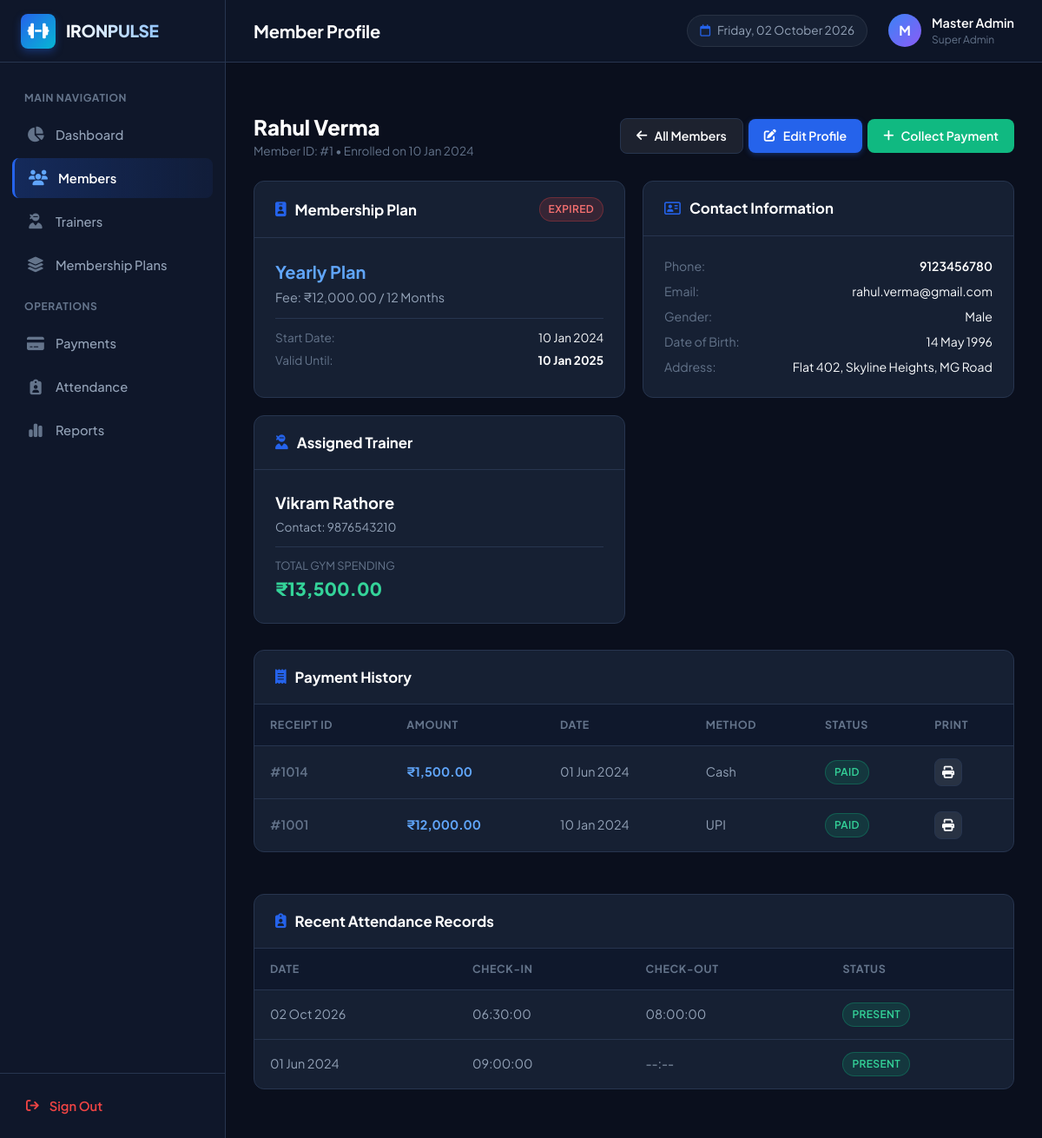
Page /members/1 (signed in) on the committed database.
### tables this page shows
CREATE TABLE members (
        id INTEGER PRIMARY KEY AUTOINCREMENT,
        full_name TEXT NOT NULL,
        email TEXT UNIQUE NOT NULL,
        phone TEXT NOT NULL,
        gender TEXT NOT NULL,
        dob TEXT,
        address TEXT,
        joining_date TEXT NOT NULL,
        trainer_id INTEGER,
        plan_id INTEGER,
        membership_start TEXT NOT NULL,
        membership_end TEXT NOT NULL,
        status TEXT DEFAULT 'Active',
        created_at TIMESTAMP DEFAULT CURRENT_TIMESTAMP,
        FOREIGN KEY (trainer_id) REFERENCES trainers(id) ON DELETE SET NULL,
        FOREIGN KEY (plan_id) REFERENCES membership_plans(id) ON DELETE SET NULL
    );

CREATE TABLE membership_plans (
        id INTEGER PRIMARY KEY AUTOINCREMENT,
        plan_name TEXT UNIQUE NOT NULL,
        duration_months INTEGER NOT NULL,
        price REAL NOT NULL,
        description TEXT,
        status TEXT DEFAULT 'Active',
        created_at TIMESTAMP DEFAULT CURRENT_TIMESTAMP
    );

CREATE TABLE trainers (
        id INTEGER PRIMARY KEY AUTOINCREMENT,
        name TEXT NOT NULL,
        email TEXT UNIQUE NOT NULL,
        phone TEXT NOT NULL,
        gender TEXT NOT NULL,
        specialization TEXT NOT NULL,
        experience INTEGER NOT NULL DEFAULT 1,
        salary REAL NOT NULL DEFAULT 0.00,
        joining_date TEXT NOT NULL,
        status TEXT DEFAULT 'Active',
        created_at TIMESTAMP DEFAULT CURRENT_TIMESTAMP
    );

CREATE TABLE payments (
        id INTEGER PRIMARY KEY AUTOINCREMENT,
        member_id INTEGER NOT NULL,
        amount REAL NOT NULL,
        payment_date TEXT NOT NULL,
        payment_method TEXT NOT NULL,
        transaction_id TEXT,
        status TEXT DEFAULT 'Paid',
        notes TEXT,
        created_at TIMESTAMP DEFAULT CURRENT_TIMESTAMP,
        FOREIGN KEY (member_id) REFERENCES members(id) ON DELETE CASCADE
    );

CREATE TABLE attendance (
        id INTEGER PRIMARY KEY AUTOINCREMENT,
        member_id INTEGER NOT NULL,
        attendance_date TEXT NOT NULL,
        check_in_time TEXT,
        check_out_time TEXT,
        status TEXT DEFAULT 'Present',
        created_at TIMESTAMP DEFAULT CURRENT_TIMESTAMP,
        UNIQUE (member_id, attendance_date),
        FOREIGN KEY (member_id) REFERENCES members(id) ON DELETE CASCADE
    );

### app.py (the view)
@app.route('/members/<int:id>')
@login_required
def view_member(id):
    member = query_db("""
        SELECT m.*, p.plan_name, p.price, p.duration_months, t.name AS trainer_name, t.phone AS trainer_phone
        FROM members m
        LEFT JOIN membership_plans p ON m.plan_id = p.id
        LEFT JOIN trainers t ON m.trainer_id = t.id
        WHERE m.id = %s
    """, (id,), one=True)
    if not member:
        flash('Member not found.', 'danger')
        return redirect(url_for('members'))
    payments = query_db("SELECT * FROM payments WHERE member_id = %s ORDER BY payment_date DESC", (id,))
    attendance_records = query_db("SELECT * FROM attendance WHERE member_id = %s ORDER BY attendance_date DESC LIMIT 30", (id,))
    total_spent = query_db("SELECT COALESCE(SUM(amount), 0) AS total FROM payments WHERE member_id = %s AND status = 'Paid'", (id,), one=True)
    return render_template(
        'members/view_member.html',
        member=member,
        payments=payments,
        attendance=attendance_records,
        total_spent=total_spent['total'] if total_spent else 0
    )

### templates/members/view_member.html (shortened to what this page needs)
{% extends 'base.html' %}
{% block page_title %}Member Profile{% endblock %}
{% block content %}
<div style="display: flex; justify-content: space-between; align-items: center; margin-bottom: 24px; flex-wrap: wrap; gap: 16px;">
    <div>
        <h2 style="font-size: 1.5rem; font-weight: 800; color: #fff;">{{ member.full_name }}</h2>
        <div style="color: var(--text-dim); font-size: 0.85rem;">Member ID: #{{ member.id }} &bull; Enrolled on {{ member.joining_date | format_date }}</div>
    </div>
    <div class="action-btns">
        <a href="{{ url_for('members') }}" class="btn btn-secondary">
            <i class="fa-solid fa-arrow-left"></i> All Members
        </a>
        <a href="{{ url_for('edit_member', id=member.id) }}" class="btn btn-primary">
            <i class="fa-solid fa-pen-to-square"></i> Edit Profile
        </a>
        <a href="{{ url_for('add_payment') }}?member_id={{ member.id }}" class="btn btn-success">
            <i class="fa-solid fa-plus"></i> Collect Payment
        </a>
    </div>
</div>
<div class="stats-grid" style="grid-template-columns: repeat(auto-fit, minmax(280px, 1fr));">
    <div class="card" style="margin-bottom: 0;">
        <div class="card-header">
            <h3 class="card-title"><i class="fa-solid fa-id-badge"></i> Membership Plan</h3>
            <span class="badge badge-{{ member.status | lower }}">{{ member.status }}</span>
        </div>
        <div class="card-body">
            <div style="font-size: 1.25rem; font-weight: 700; color: #60a5fa; margin-bottom: 4px;">
                {{ member.plan_name or 'No Active Plan' }}
            </div>
            <div style="color: var(--text-muted); font-size: 0.9rem; margin-bottom: 12px;">
                Fee: {{ member.price | currency if member.price else 'N/A' }} / {{ member.duration_months or 0 }} Months
            </div>
            <div style="border-top: 1px solid var(--border-color); padding-top: 12px; font-size: 0.85rem;">
                <div style="display: flex; justify-content: space-between; margin-bottom: 6px;">
                    <span style="color: var(--text-dim);">Start Date:</span>
                    <span>{{ member.membership_start | format_date }}</span>
                </div>
                <div style="display: flex; justify-content: space-between;">
                    <span style="color: var(--text-dim);">Valid Until:</span>
                    <span style="font-weight: 700; color: #fff;">{{ member.membership_end | format_date }}</span>
                </div>
            </div>
        </div>
    </div>
    <div class="card" style="margin-bottom: 0;">
        <div class="card-header">
            <h3 class="card-title"><i class="fa-regular fa-address-card"></i> Contact Information</h3>
        </div>
        <div class="card-body" style="font-size: 0.88rem;">
            <div style="display: flex; justify-content: space-between; margin-bottom: 8px;">
                <span style="color: var(--text-dim);">Phone:</span>
                <span style="font-weight: 600; color: #fff;">{{ member.phone }}</span>
            </div>
            <div style="display: flex; justify-content: space-between; margin-bottom: 8px;">
                <span style="color: var(--text-dim);">Email:</span>
                <span>{{ member.email }}</span>
            </div>
            <div style="display: flex; justify-content: space-between; margin-bottom: 8px;">
                <span style="color: var(--text-dim);">Gender:</span>
                <span>{{ member.gender }}</span>
            </div>
            <div style="display: flex; justify-content: space-between; margin-bottom: 8px;">
                <span style="color: var(--text-dim);">Date of Birth:</span>
                <span>{{ member.dob | format_date if member.dob else 'Not provided' }}</span>
            </div>
            <div style="display: flex; justify-content: space-between;">
                <span style="color: var(--text-dim);">Address:</span>
                <span>{{ member.address or 'N/A' }}</span>
            </div>
        </div>
    </div>
    <div class="card" style="margin-bottom: 0;">
        <div class="card-header">
            <h3 class="card-title"><i class="fa-solid fa-user-ninja"></i> Assigned Trainer</h3>
        </div>
        <div class="card-body">
            {% if member.trainer_name %}
                <div style="font-size: 1.15rem; font-weight: 700; color: #fff; margin-bottom: 4px;">
                    {{ member.trainer_name }}
                </div>
                <div style="color: var(--text-muted); font-size: 0.85rem; margin-bottom: 12px;">
                    Contact: {{ member.trainer_phone }}
                </div>
            {% else %}
                <div style="color: var(--text-dim); padding: 12px 0;">
                    No personal trainer assigned. Member is working out self-guided.
                </div>
            {% endif %}
            <div style="border-top: 1px solid var(--border-color); padding-top: 12px;">
                <div style="color: var(--text-dim); font-size: 0.8rem; text-transform: uppercase;">Total Gym Spending</div>
                <div style="font-size: 1.3rem; font-weight: 800; color: #34d399;">{{ total_spent | currency }}</div>
            </div>
        </div>
    </div>
</div>
<div style="margin-top: 30px; display: grid; grid-template-columns: repeat(auto-fit, minmax(450px, 1fr)); gap: 24px;">
    <div class="card">
        <div class="card-header">
            <h3 class="card-title"><i class="fa-solid fa-receipt"></i> Payment History</h3>
        </div>
        <div class="table-responsive">
            <table class="data-table">
                <thead>
                    <tr>
                        <th>Receipt ID</th>
                        <th>Amount</th>
                        <th>Date</th>
                        <th>Method</th>
                        <th>Status</th>
                        <th>Print</th>
                    </tr>
                </thead>
                <tbody>
                    {% for p in payments %}
                        <tr>
                            <td style="color: var(--text-dim); font-weight: 600;">#{{ p.id }}</td>
                            <td style="color: #60a5fa; font-weight: 700;">{{ p.amount | currency }}</td>
                            <td>{{ p.payment_date | format_date }}</td>
                            <td>{{ p.payment_method }}</td>
                            <td><span class="badge badge-{{ p.status | lower }}">{{ p.status }}</span></td>
                            <td>
                                <a href="{{ url_for('payment_receipt', id=p.id) }}" class="btn btn-secondary btn-icon" title="View Receipt">
                                    <i class="fa-solid fa-print"></i>
                                </a>
                            </td>
                        </tr>
                    {% else %}
                        <tr>
                            <td colspan="6" style="text-align: center; color: var(--text-dim); padding: 24px;">
                                No payments recorded yet.
                            </td>
                        </tr>
                    {% endfor %}
                </tbody>
            </table>
        </div>
    </div>
    <div class="card">
        <div class="card-header">
            <h3 class="card-title"><i class="fa-solid fa-clipboard-user"></i> Recent Attendance Records</h3>
        </div>
        <div class="table-responsive">
            <table class="data-table">
                <thead>
                    <tr>
                        <th>Date</th>
                        <th>Check-In</th>
                        <th>Check-Out</th>
                        <th>Status</th>
                    </tr>
                </thead>
                <tbody>
                    {% for a in attendance %}
                        <tr>
                            <td>{{ a.attendance_date | format_date }}</td>
                            <td>{{ a.check_in_time or '--:--' }}</td>
                            <td>{{ a.check_out_time or '--:--' }}</td>
                            <td><span class="badge badge-{{ a.status | lower }}">{{ a.status }}</span></td>
                        </tr>
                    {% else %}
                        <tr>
                            <td colspan="4" style="text-align: center; color: var(--text-dim); padding: 24px;">
                                No attendance records logged yet.
                            </td>
                        </tr>
                    {% endfor %}
                </tbody>
            </table>
        </div>
    </div>
</div>
{% endblock %}

### rows in the picture
members: full_name "Rahul Verma", id "1", joining_date "10 Jan 2024", status "EXPIRED", membership_start "10 Jan 2024", membership_end "10 Jan 2025", phone "9123456780", email "rahul.verma@gmail.com", gender "Male", dob "14 May 1996", address "Flat 402, Skyline Heights, MG Road"
membership_plans: plan_name "Yearly Plan", price "₹12,000.00", duration_months "12"
trainers: trainer_name "Vikram Rathore", trainer_phone "9876543210"
payments: id "1014", amount "₹1,500.00", payment_date "01 Jun 2024", payment_method "Cash", status "PAID"
payments: id "1001", amount "₹12,000.00", payment_date "10 Jan 2024", payment_method "UPI", status "PAID"
attendance: attendance_date "02 Oct 2026", check_in_time "06:30:00", check_out_time "08:00:00", status "PRESENT"
attendance: attendance_date "01 Jun 2024", check_in_time "09:00:00", check_out_time "--:--", status "PRESENT"

### other values in the picture
{{ current_admin[0] | upper if current_admin else 'A' }} "M"
{{ current_admin }} "Master Admin"
{{ total_spent | currency }} "₹13,500.00"
